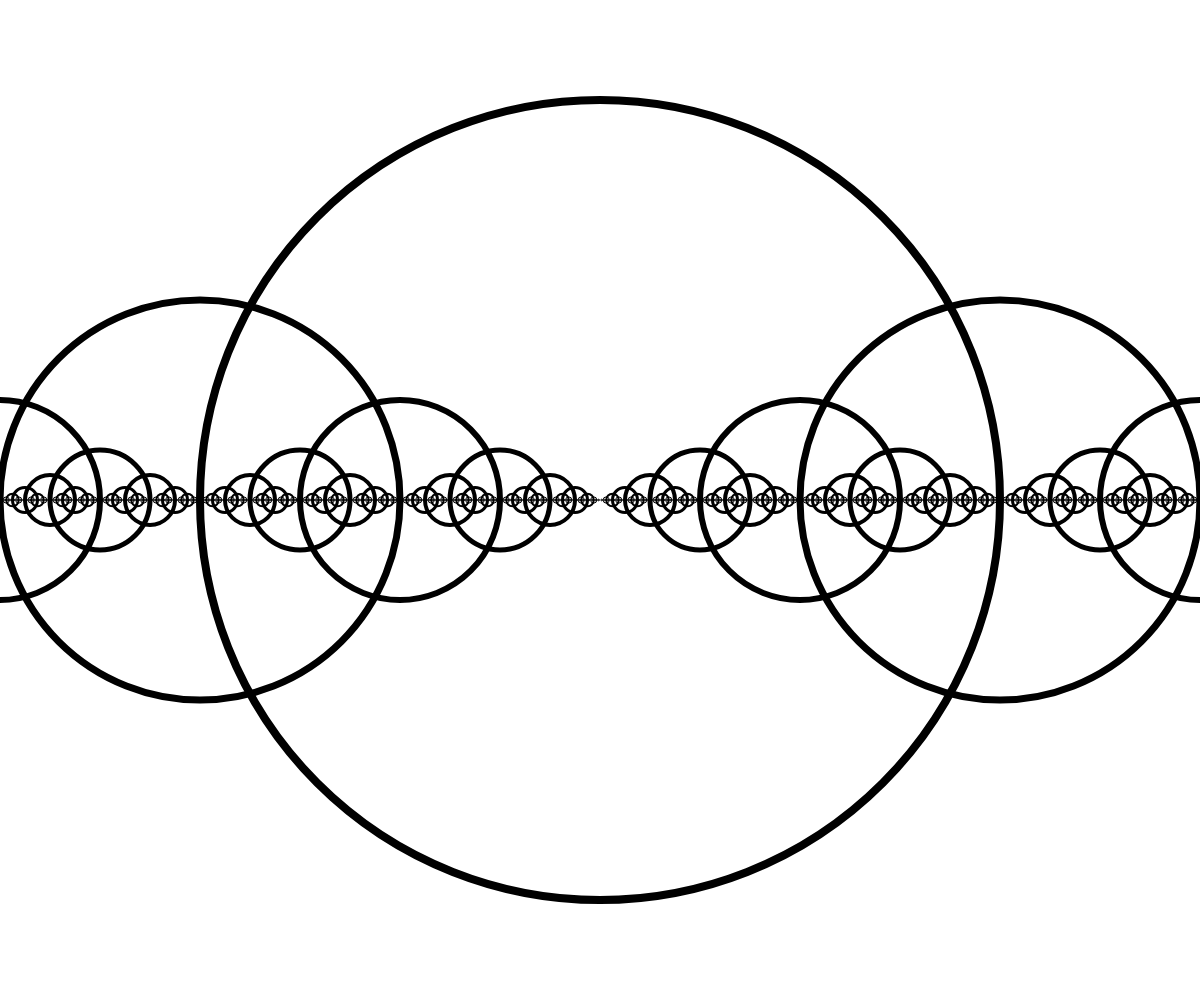
Frame 1 (no input)
Frame 60 (no input): identical to frame 1, image omitted
Frame 120 (the mouse pressed at the canvas centre since frame 60): identical to frame 1, image omitted

The p5.js sketch that drew this single still picture (run headless with seeded random() and noise() and a simulated clock; from frame 60 on, the mouse is pressed at the canvas centre):

// p5.js sketch
// ── sketch.js
function drawCircle(x,y,r,d){
  if(r > 1){
    noFill();
    strokeWeight(d < 0 ? 1 : d);
    circle(x,y,r);
    drawCircle(x-r/2,y,r/2,d-1);
    drawCircle(x+r/2,y,r/2,d-1);
  }
}

function setup() {
  createCanvas(windowWidth, windowHeight);
  drawCircle(width/2,height/2,800,8);
}

function draw() {

}
